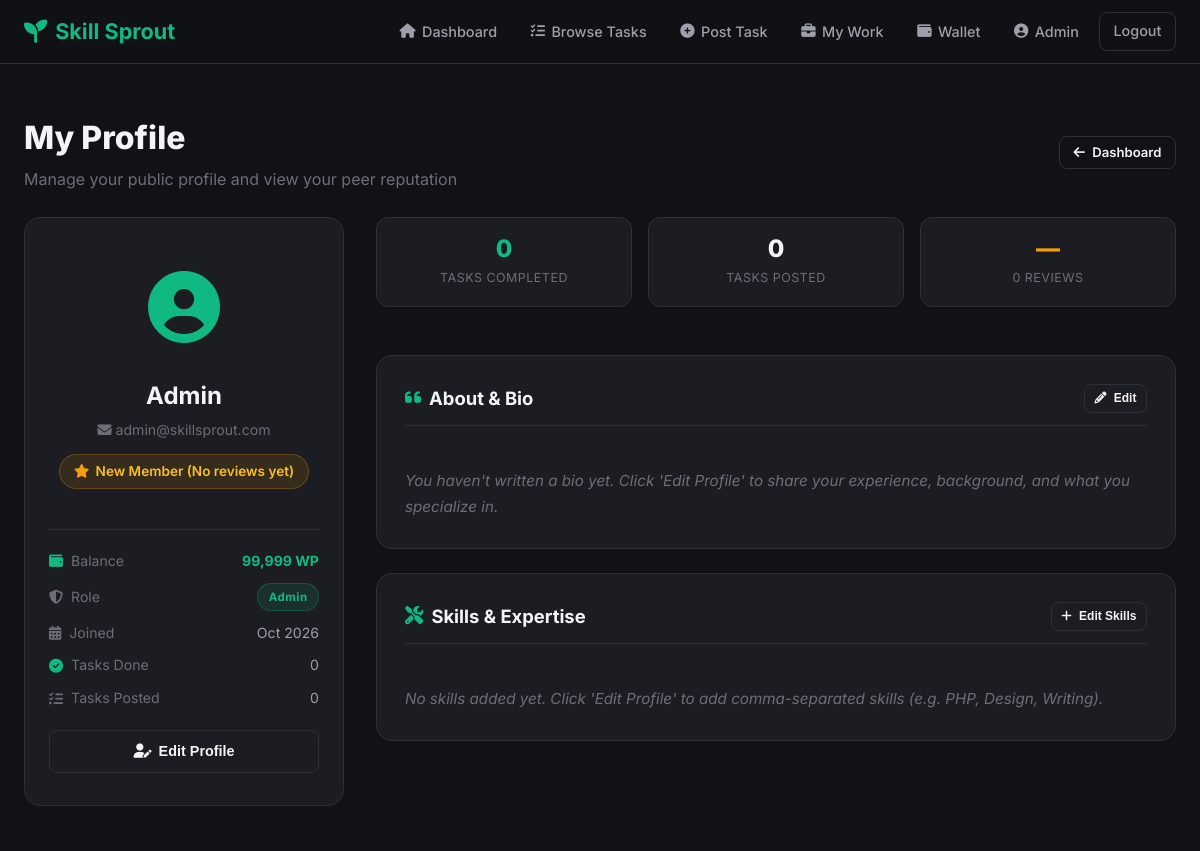
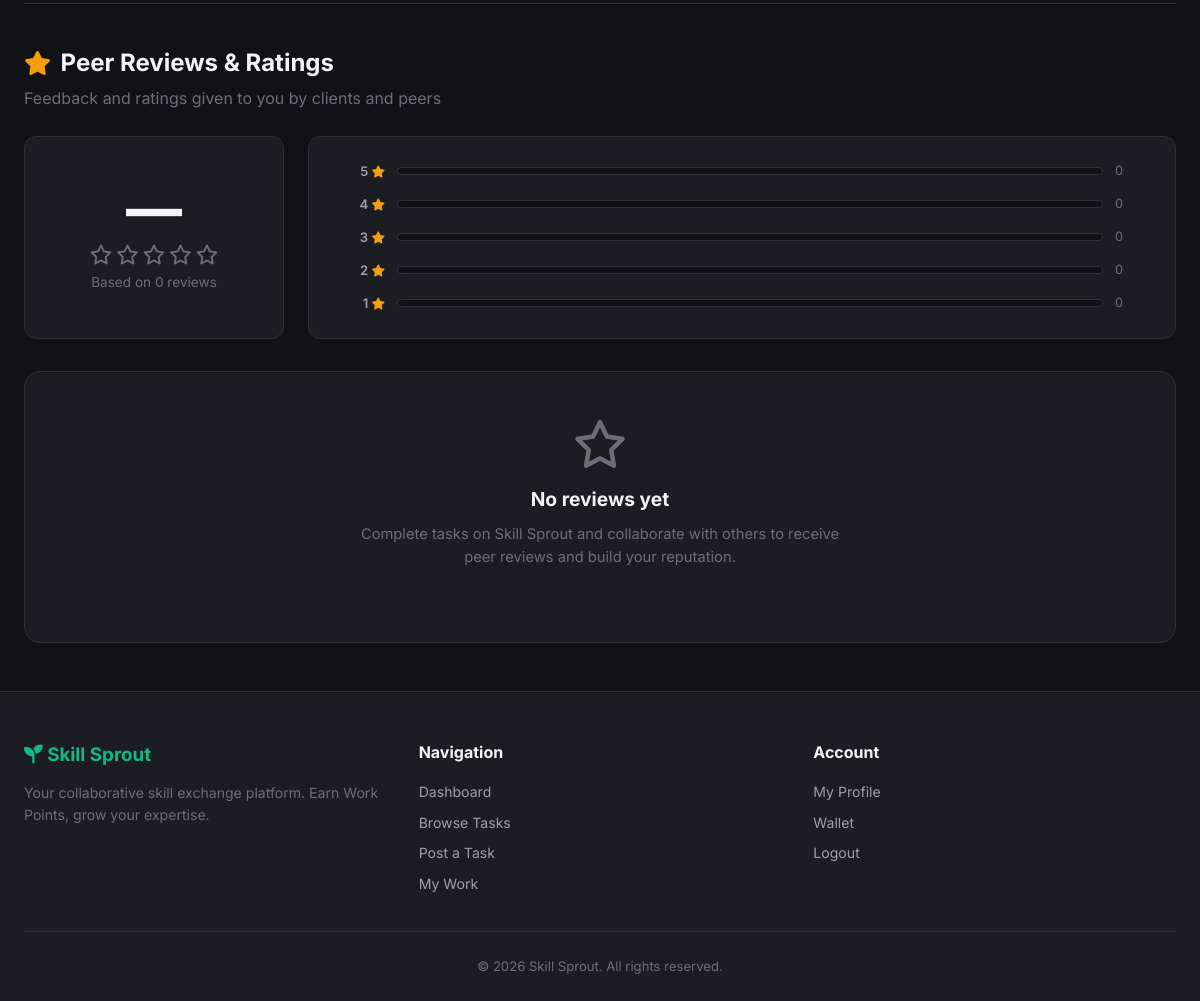
Screenshot of /user/profile.php (signed in) with the database file from the repository (2 pictures, top to bottom).
### tables this page shows
CREATE TABLE IF NOT EXISTS `users` (
  `user_id`      INT AUTO_INCREMENT PRIMARY KEY,
  `name`         VARCHAR(100) NOT NULL,
  `email`        VARCHAR(150) NOT NULL UNIQUE,
  `password`     VARCHAR(255) NOT NULL,                
  `bio`          TEXT DEFAULT NULL,                      
  `skills`       VARCHAR(500) DEFAULT NULL,              
  `wp_balance`   INT NOT NULL DEFAULT 100,               
  `role`         ENUM('user','moderator','admin') NOT NULL DEFAULT 'user',
  `status`       ENUM('active','warned','suspended','banned') NOT NULL DEFAULT 'active',
  `status_reason` TEXT DEFAULT NULL,                    
  `created_at`   TIMESTAMP DEFAULT CURRENT_TIMESTAMP,
  `updated_at`   TIMESTAMP DEFAULT CURRENT_TIMESTAMP ON UPDATE CURRENT_TIMESTAMP
);

### user/profile.php (the view, shortened to what the rows shown need)
<?php
include '../includes/header2.php';
$profile_user_id = isset($_GET["id"]) ? intval($_GET["id"]) : $session_user_id;
$is_own_profile = ($profile_user_id === $session_user_id);
$user_sql  = "SELECT * FROM users WHERE user_id = ?";
$user_stmt = mysqli_prepare($conn, $user_sql);
mysqli_stmt_bind_param($user_stmt, "i", $profile_user_id);
mysqli_stmt_execute($user_stmt);
$user = mysqli_fetch_assoc(mysqli_stmt_get_result($user_stmt));
$stats_sql = "SELECT COUNT(*) as total_reviews, COALESCE(AVG(rating), 0) as avg_rating FROM reviews WHERE reviewed_user_id = ?";
$stats_stmt = mysqli_prepare($conn, $stats_sql);
mysqli_stmt_bind_param($stats_stmt, "i", $profile_user_id);
mysqli_stmt_execute($stats_stmt);
$rating_stats = mysqli_fetch_assoc(mysqli_stmt_get_result($stats_stmt));
$total_reviews = intval($rating_stats["total_reviews"]);
$avg_rating    = round(floatval($rating_stats["avg_rating"]), 1);
$my_existing_review = null;
?>
<section class="section">
    <div class="container">
        <div style="display: flex; justify-content: space-between; align-items: center; margin-bottom: 1.5rem; flex-wrap: wrap; gap: 1rem;">
            <div>
                <h1 class="page-title" style="margin-bottom: 0.25rem;">
                    <?php echo $is_own_profile ? "My Profile" : htmlspecialchars($user["name"]) . "'s Profile"; ?>
                </h1>
            </div>
        </div>
        <div class="profile-container">
            <div class="profile-info-card">
                <div class="profile-avatar">
                    <i class="fas fa-user-circle"></i>
                </div>
                <h2 class="profile-name"><?php echo htmlspecialchars($user["name"]); ?></h2>
                <?php if ($is_own_profile): ?>
                    <p class="profile-email"><i class="fas fa-envelope"></i> <?php echo htmlspecialchars($user["email"]); ?></p>
                <?php endif; ?>
                <div class="profile-rating-pill">
                    <i class="fas fa-star text-gold"></i>
                    <?php if ($total_reviews > 0): ?>
                        <span><strong><?php echo number_format($avg_rating, 1); ?></strong> / 5.0 (<?php echo $total_reviews; ?> <?php echo $total_reviews === 1 ? "review" : "reviews"; ?>)</span>
                    <?php else: ?>
                        <span>New Member (No reviews yet)</span>
                    <?php endif; ?>
                </div>
                <div class="profile-meta">
                    <?php if ($is_own_profile): ?>
                        <div class="profile-meta-item">
                            <span><i class="fas fa-wallet text-green"></i> Balance</span>
                            <strong style="color: var(--primary);"><?php echo number_format($user["wp_balance"]); ?> WP</strong>
                        </div>
                    <?php endif; ?>
                    <div class="profile-meta-item">
                        <span><i class="fas fa-shield-alt"></i> Role</span>
                        <span class="badge badge-sm badge-<?php echo ($user["role"] === 'admin' ? 'completed' : 'primary'); ?>" style="text-transform: capitalize;">
                            <?php echo htmlspecialchars($user["role"]); ?>
                        </span>
                    </div>
                    <div class="profile-meta-item">
                        <span><i class="fas fa-calendar-alt"></i> Joined</span>
                        <span><?php echo date("M Y", strtotime($user["created_at"])); ?></span>
                    </div>
                    <div class="profile-meta-item">
                    </div>
                    <div class="profile-meta-item">
                    </div>
                </div>
                <?php if ($is_own_profile): ?>
                    <button type="button" id="btnToggleEdit" class="btn btn-outline btn-block" onclick="toggleEditProfile()">
                        <i class="fas fa-user-edit"></i> Edit Profile
                    </button>
                <?php else: ?>
                    <a href="#write-review" class="btn btn-primary btn-block">
                        <i class="fas fa-star"></i> <?php echo $my_existing_review ? "Update Your Review" : "Leave a Review"; ?>
                    </a>
                <?php endif; ?>
            </div>
        </div>
        <div class="reviews-section" id="reviews-section">
            <div style="display: flex; justify-content: space-between; align-items: center; margin-bottom: 1.5rem; flex-wrap: wrap; gap: 1rem;">
                <div>
                    <h2 class="section-title" style="margin: 0; display: flex; align-items: center; gap: 0.6rem;">
                        <i class="fas fa-star text-gold"></i> Peer Reviews & Ratings
                    </h2>
                </div>
            </div>
        </div>
    </div>
</section>
<?php include '../includes/footer2.php'; ?>

### rows the page displays
users: name "Admin", email "admin@skillsprout.com", wp_balance "99,999", role "Admin", created_at "Oct 2026"

### other values shown
$session_user_name "Admin"
$tasks_completed "0"
$tasks_posted "0"
$total_reviews "0"
$count "0"
